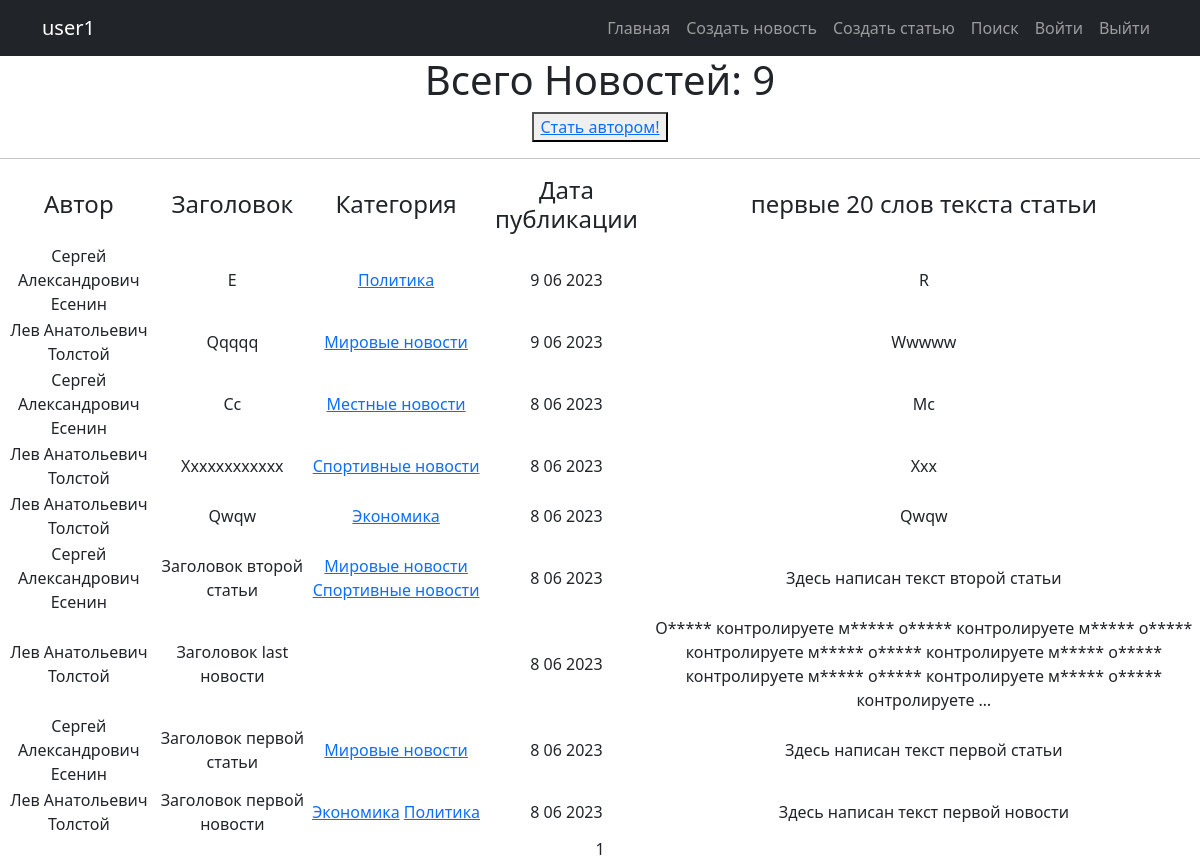
The page / (signed in) on the database as committed earlier.
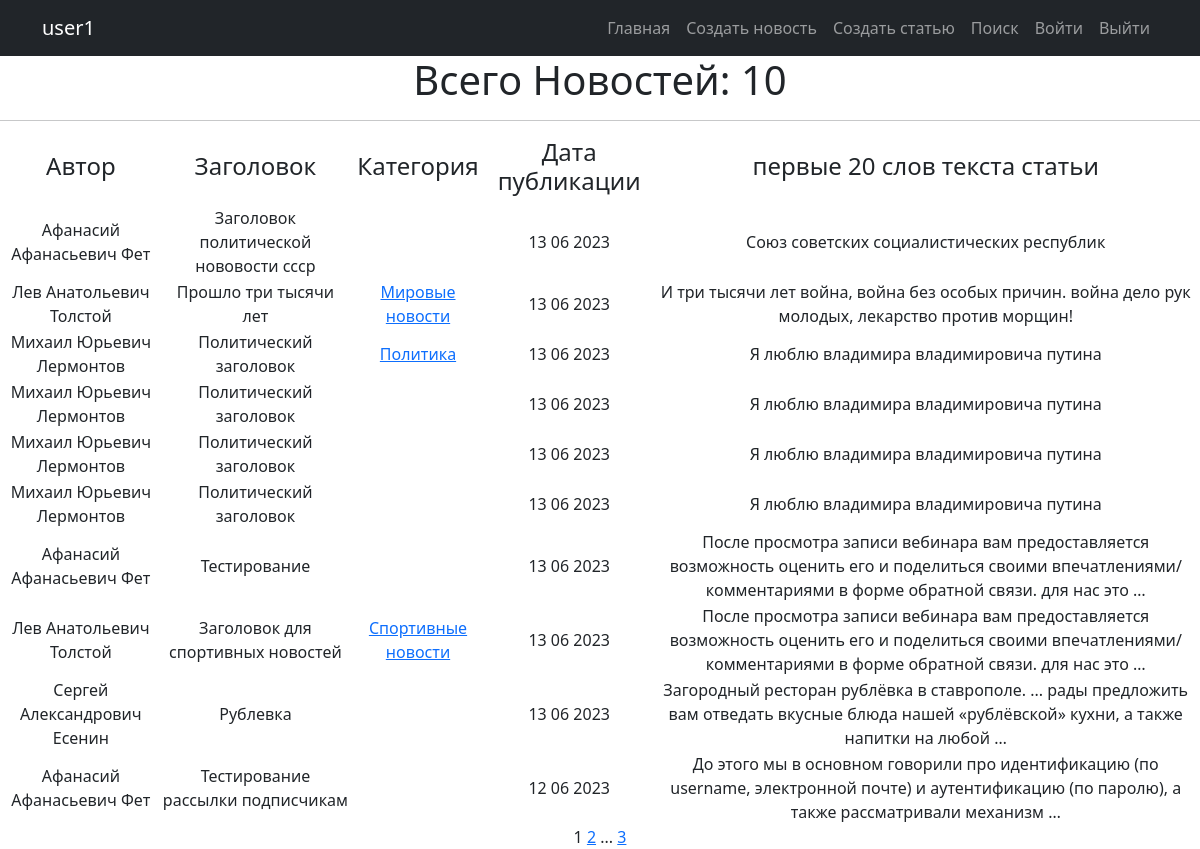
The same page on the database as committed later.
### news/models.py (models this page shows, shortened)
class Post(models.Model):
    objects = None
    article = 'AR'
    news = 'NE'
    POST = [
        (news, 'Новость'),
        (article, 'Статья')
    ]
    title = models.TextField(max_length=50)
    author = models.ForeignKey(Author, on_delete=models.CASCADE)
    time_in_comment = models.DateTimeField(auto_now_add=True)  #default=django.utils.timezone.now
    choice_title = models.CharField(max_length=2, choices=POST)
    post_text = models.TextField(max_length=500)
    categories = models.ManyToManyField('Category', through='PostCategory')
    rating_post = models.IntegerField(default=0)

class Author(models.Model):
    user_author = models.OneToOneField(User, on_delete=models.CASCADE)
    user_rating = models.IntegerField(default=0)

class Category(models.Model):
    objects = None
    economy = 'EC'
    politician = 'PL'
    worldnews = 'WN'
    hostnews = 'HN'
    sport = 'SP'
    POSITION = [
        (economy, 'Экономика'),
        (politician, 'Политика'),
        (worldnews, 'Мировые новости'),
        (hostnews, 'Местные новости'),
        (sport, 'Спортивные новости')
    ]
    category = models.CharField(max_length=2, choices=POSITION, default='HN', unique=True)
    subscribers = models.ManyToManyField(User, blank=True, related_name='categories')
    def __str__(self):
        return self.get_category_display()

### news/views.py (the view)
# urls.py: path('', PostList.as_view(), name='post_list'),
class PostList(LoginRequiredMixin, ListView):
    model = Post
    ordering = '-time_in_comment'
    template_name = 'news.html'
    context_object_name = 'all'
    paginate_by = 10
    def get_context_data(self, **kwargs):
        context = super().get_context_data(**kwargs)
        context['is_not_author'] = not self.request.user.groups.filter(name = 'author').exists()
        return context

### news/templatetags/censure.py (called while the page is built)
@register.filter()
def censor(word):
    def multiple_replace(texts, replace_value):
        for i, j in replace_value.items():
            texts = texts.lower().replace(i, j)
        return texts
    replace_values = {'модели': 'м*****',
                      'джигурда': 'д*******',
                      'однако': 'о*****',
                      'директор': 'д*******',
                      'повтор': 'п*****'
                      }
    word = multiple_replace(word, replace_values)
    return word.capitalize()

### news/templatetags/custom_tags.py (called while the page is built)
@register.simple_tag(takes_context=True)
def url_replace(context, **kwargs):
   d = context['request'].GET.copy()
   for k, v in kwargs.items():
       d[k] = v
   return d.urlencode()

### templates/news.html (shortened to what this page needs)
{% extends 'flatpages/default.html' %}
{% load custom_tags %}
{% block content %}
{% load censure %}
    <h1>Всего Новостей: {{ all.all |length }} </h1>
{% if is_not_author %}
<button> <a href="upgrade/"> Стать автором!</a> </button>
{% endif %}
    <hr>
    {% if all %}
        <table >
            <tr>
                <td><h4>Автор</h4></td>
                <td><h4>Заголовок</h4></td>
                <td><h4>Категория</h4></td>
                <td><h4>Дата публикации</h4></td>
                <td><h4>первые 20 слов текста статьи</h4></td>
            </tr>
            {% for news in all %}
            <tr>
                <td>{{ news.author.user_author.first_name }}</td>
                <td>{{ news.title | censor }}</td>
                <td>{% for category in news.categories.all %}
                       <a href="{% url 'category_list' category.id %}" >{{category}}</a>
                    {% endfor %}
                </td>
                <td>{{ news.time_in_comment |date:'j m Y'  }}
                </td>
                <td>{{ news.post_text |truncatewords:20 | censor }}</td>
            </tr>
            {% endfor %}
        </table>
    {% else %}
        <h2>Новостей нет!</h2>
    {% endif %}
   {{ page_obj.number }}
   {% if page_obj.has_next %}
       <a href="?{% url_replace page=page_obj.next_page_number %}">{{ page_obj.next_page_number }}</a>
       {% if paginator.num_pages != page_obj.next_page_number %}
           ...
           <a href="?{% url_replace page=page_obj.paginator.num_pages %}">{{ page_obj.paginator.num_pages }}</a>
       {% endif %}
   {% endif %}
{% endblock content %}

Rows that differ between the two databases and show on the page:
no longer on this page (row unchanged): Post: author.user_author.first_name "Сергей Александрович Есенин", title|censor "E", time_in_comment "9 06 2023", post_text|censor "R", Category (category "Политика")
no longer on this page (row unchanged): Post: author.user_author.first_name "Лев Анатольевич Толстой", title|censor "Qqqqq", time_in_comment "9 06 2023", post_text|censor "Wwwww", Category (category "Мировые новости")
no longer on this page (row unchanged): Post: author.user_author.first_name "Сергей Александрович Есенин", title|censor "Сс", time_in_comment "8 06 2023", post_text|censor "Мс"
no longer on this page (row unchanged): Category: category "Местные новости", shown under "Сергей Александрович Есенин"
no longer on this page (row unchanged): Post: author.user_author.first_name "Лев Анатольевич Толстой", title|censor "Xxxxxxxxxxxx", time_in_comment "8 06 2023", post_text|censor "Xxx", Category (category "Спортивные новости")
no longer on this page (row unchanged): Post: author.user_author.first_name "Лев Анатольевич Толстой", title|censor "Qwqw", time_in_comment "8 06 2023", post_text|censor "Qwqw"
no longer on this page (row unchanged): Category: category "Экономика"
no longer on this page (row unchanged): Post: author.user_author.first_name "Сергей Александрович Есенин", title|censor "Заголовок второй статьи", time_in_comment "8 06 2023", post_text|censor "Здесь написан текст второй статьи", Category (category "Мировые новости"), Category (category "Спортивные новости")
no longer on this page (row unchanged): Post: author.user_author.first_name "Лев Анатольевич Толстой", title|censor "Заголовок last новости", time_in_comment "8 06 2023", post_text|censor "О***** контролируете м***** о***** контролируете м***** о***** контролируете м***** о***** контролируете м***** о***** контролируете м***** о***** контролируете м***** о***** контролируете …"
no longer on this page (row unchanged): Post: author.user_author.first_name "Сергей Александрович Есенин", title|censor "Заголовок первой статьи", time_in_comment "8 06 2023", post_text|censor "Здесь написан текст первой статьи", Category (category "Мировые новости")
no longer on this page (row unchanged): Post: author.user_author.first_name "Лев Анатольевич Толстой", title|censor "Заголовок первой новости", time_in_comment "8 06 2023", post_text|censor "Здесь написан текст первой новости", Category (category "Политика")
added Post: author.user_author.first_name "Афанасий Афанасьевич Фет", title|censor "Заголовок политической нововости ссср", time_in_comment "13 06 2023", post_text|censor "Союз советских социалистических республик"
added Post: author.user_author.first_name "Лев Анатольевич Толстой", title|censor "Прошло три тысячи лет", time_in_comment "13 06 2023", post_text|censor "И три тысячи лет война, война без особых причин. война дело рук молодых, лекарство против морщин!", Category (category "Мировые новости")
added Post: author.user_author.first_name "Михаил Юрьевич Лермонтов", title|censor "Политический заголовок", time_in_comment "13 06 2023", post_text|censor "Я люблю владимира владимировича путина", Category (category "Политика")
added Post: author.user_author.first_name "Михаил Юрьевич Лермонтов", title|censor "Политический заголовок", time_in_comment "13 06 2023", post_text|censor "Я люблю владимира владимировича путина"
added Post: author.user_author.first_name "Михаил Юрьевич Лермонтов", title|censor "Политический заголовок", time_in_comment "13 06 2023", post_text|censor "Я люблю владимира владимировича путина"
added Post: author.user_author.first_name "Михаил Юрьевич Лермонтов", title|censor "Политический заголовок", time_in_comment "13 06 2023", post_text|censor "Я люблю владимира владимировича путина"
added Post: author.user_author.first_name "Афанасий Афанасьевич Фет", title|censor "Тестирование", time_in_comment "13 06 2023", post_text|censor "После просмотра записи вебинара вам предоставляется возможность оценить его и поделиться своими впечатлениями/комментариями в форме обратной связи. для нас это …"
added Post: author.user_author.first_name "Лев Анатольевич Толстой", title|censor "Заголовок для спортивных новостей", time_in_comment "13 06 2023", post_text|censor "После просмотра записи вебинара вам предоставляется возможность оценить его и поделиться своими впечатлениями/комментариями в форме обратной связи. для нас это …", Category (category "Спортивные новости")
added Post: author.user_author.first_name "Сергей Александрович Есенин", title|censor "Рублевка", time_in_comment "13 06 2023", post_text|censor "Загородный ресторан рублёвка в ставрополе. ... рады предложить вам отведать вкусные блюда нашей «рублёвской» кухни, а также напитки на любой …"
added Post: author.user_author.first_name "Афанасий Афанасьевич Фет", title|censor "Тестирование рассылки подписчикам", time_in_comment "12 06 2023", post_text|censor "До этого мы в основном говорили про идентификацию (по username, электронной почте) и аутентификацию (по паролю), а также рассматривали механизм …"
Other text that changed with them:
{{ all.all |length }}: "9" → "10"
{{ page_obj.next_page_number }}: (not shown) → "2"
{{ page_obj.paginator.num_pages }}: (not shown) → "3"
text no longer shown: "Стать автором!"
